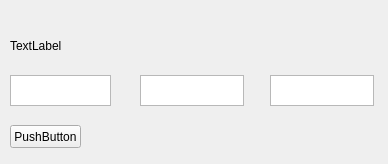
<?xml version="1.0" encoding="UTF-8"?>
<ui version="4.0">
 <class>MainWindow</class>
 <widget class="QMainWindow" name="MainWindow">
  <property name="geometry">
   <rect>
    <x>0</x>
    <y>0</y>
    <width>388</width>
    <height>164</height>
   </rect>
  </property>
  <property name="minimumSize">
   <size>
    <width>388</width>
    <height>164</height>
   </size>
  </property>
  <property name="maximumSize">
   <size>
    <width>388</width>
    <height>164</height>
   </size>
  </property>
  <property name="windowTitle">
   <string>MainWindow</string>
  </property>
  <widget class="QWidget" name="centralwidget">
   <widget class="QPushButton" name="pushButton">
    <property name="geometry">
     <rect>
      <x>10</x>
      <y>125</y>
      <width>71</width>
      <height>23</height>
     </rect>
    </property>
    <property name="text">
     <string>PushButton</string>
    </property>
   </widget>
   <widget class="QPlainTextEdit" name="plainTextEdit">
    <property name="geometry">
     <rect>
      <x>10</x>
      <y>75</y>
      <width>101</width>
      <height>31</height>
     </rect>
    </property>
   </widget>
   <widget class="QPlainTextEdit" name="plainTextEdit_2">
    <property name="geometry">
     <rect>
      <x>140</x>
      <y>75</y>
      <width>104</width>
      <height>31</height>
     </rect>
    </property>
   </widget>
   <widget class="QPlainTextEdit" name="plainTextEdit_3">
    <property name="geometry">
     <rect>
      <x>270</x>
      <y>75</y>
      <width>104</width>
      <height>31</height>
     </rect>
    </property>
   </widget>
   <widget class="QLabel" name="label">
    <property name="geometry">
     <rect>
      <x>10</x>
      <y>30</y>
      <width>361</width>
      <height>31</height>
     </rect>
    </property>
    <property name="text">
     <string>TextLabel</string>
    </property>
   </widget>
  </widget>
 </widget>
 <resources/>
 <connections/>
</ui>
